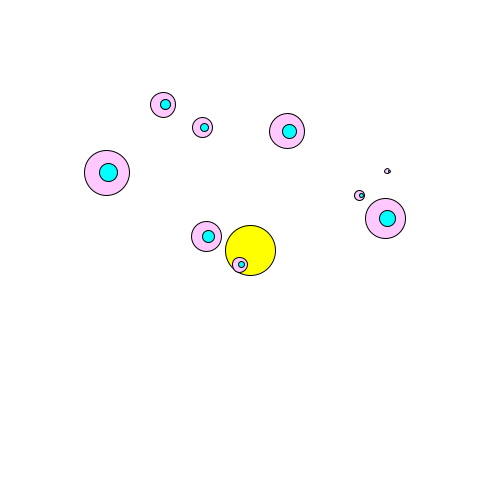
Frame 1 (no input)
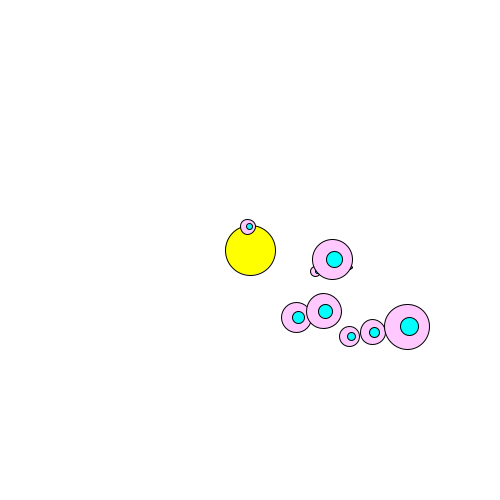
Frame 60 (the mouse pressed at the canvas centre just before this capture)
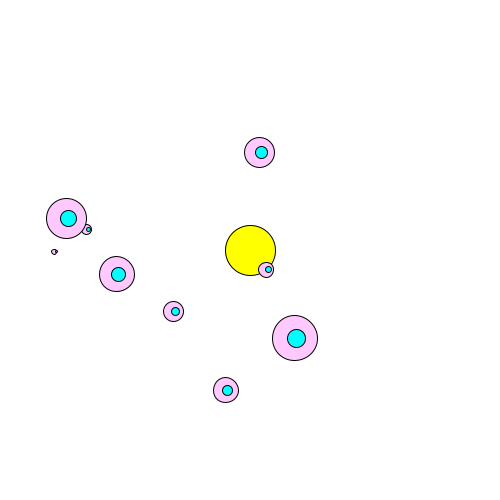
Frame 120 (the mouse held since frame 60 and released just before this capture)

The Processing sketch that drew these frames (run headless with seeded random() and noise(); from frame 60 on, the mouse is pressed at the canvas centre):

// Processing sketch: lab4basic
// ── lab4basic.pde
// PLANETARY SYSTEM - Moon extends Planets

// GLOBAL VARIABLES
// Gravitational constant
float g = 2;

Sun s;
Planet[] ps = new Planet[10];
Moon[]   ms = new Moon[10];

void setup() {
	size(500, 500);

	s = new Sun(50, color(255, 255, 0));

	for (int i = 0; i < ps.length; i++) {
		// Randomise location
		PVector loc = new PVector(random(100, width-100), random(100, height-100));

		ps[i] = new Planet(i*5, color(255, 200, 255), loc);
		ms[i] = new Moon(i*2, color(0, 255, 255), loc);
	}
}

void draw() {
	background(255);

	s.display();

	for (int i = 0; i < ps.length; i++) {
		// Calculate attraction and apply to the planet
		PVector gravity = s.attract(ps[i]);
		ps[i].applyForce(gravity);
		ps[i].update();
		ps[i].display();

		// Apply gravity to the moons
	  gravity = ps[i].attract(ms[i]);
		ms[i].applyForce(gravity);
		ms[i].update();
		ms[i].display();
	}
}

// SUN CLASS
class Sun {

	int w, mass;
	color myCol;
	PVector loc;

	Sun(int _w, color _myCol) {
		w     = _w;
		myCol = _myCol;
		mass  = w;

		loc  = new PVector(width/2, height/2);
	}

	// Attract a planet
	PVector attract(Planet p) {
		// Initial vector distance of the two points
		PVector force = PVector.sub(loc, p.loc);

		// The magnitude is the distance between the two objects
		float distance = force.mag();

		// Constrain incase the value is below 1 to prevent extreme outcomes.
		distance = constrain(distance, 5, 25);

		// Normalise to find only the direction
		force.normalize();

		// Compute the strength of gravity using Isaac Newton's formula theorem
		float strength = (g * mass * p.mass) / (distance * distance);
		force.mult(strength);

		return force;
	}

	void display() {
		fill(myCol);
		ellipseMode(CENTER);
		ellipse(loc.x, loc.y, w, w);
	}
}

class Planet {

	int w, mass;
	color myCol;
	PVector loc, vel, accel;

	Planet(int _w, color _myCol, PVector _loc) {
		w     = _w;
		myCol = _myCol;
		mass  = w;

		loc = _loc;
		vel   = new PVector(2,0);
		accel = new PVector(0,0);
	}

	PVector attract(Moon m) {
		// Initial vector distance of the two points
		PVector force = PVector.sub(loc, m.loc);

		// The magnitude is the distance between the two objects
		float distance = force.mag();

		// Constrain incase the value is below 1 to prevent extreme outcomes.
		distance = constrain(distance, 24, 25);

		// Normalise to find only the direction
		force.normalize();

		// Compute the strength of gravity using Isaac Newton's formula theorem
		float strength = (g * mass * m.mass) / (distance * distance);
		force.mult(strength);

		return force;
	}

	void applyForce(PVector f) {
		PVector force = PVector.div(f, mass);
		accel.add(force);
	}

	void update() {
		vel.add(accel);
		loc.add(vel);

		// Clear the acceleration each time
		accel.mult(0);
	}

	void display() {
		fill(myCol);
		ellipse(loc.x, loc.y, w, w);
	}

}

class Moon extends Planet {

	Moon(int _w, color _myCol, PVector _loc) {
		// Inherit superclass's constructor
		super(_w, _myCol, _loc);
	}

}
